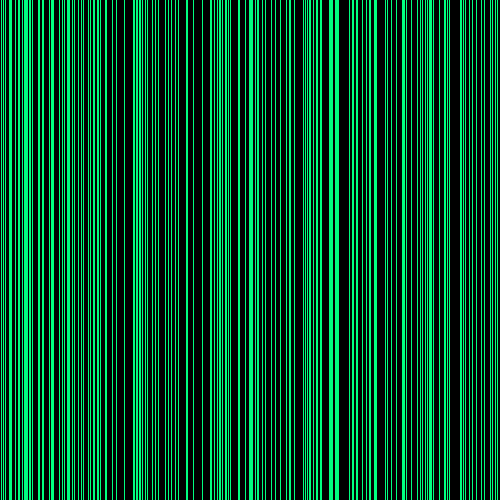
Frame 1 (no input)
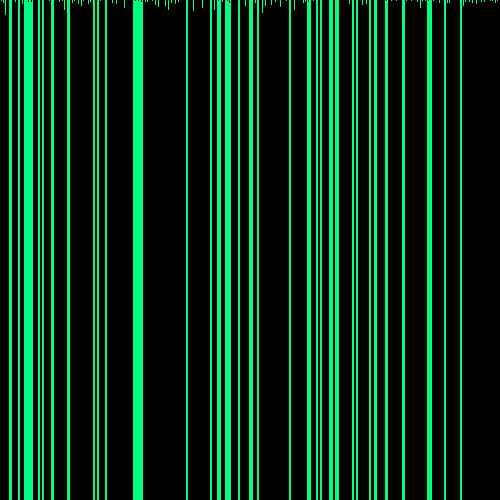
Frame 60 (the mouse pressed at the canvas centre just before this capture)
Frame 120 (the mouse held since frame 60 and released just before this capture): identical to frame 60, image omitted

The Processing sketch that drew these frames (run headless with seeded random() and noise(); from frame 60 on, the mouse is pressed at the canvas centre):

// Processing sketch: asynchronic1DsocialImp
// ── asynchronic1DsocialImp.pde
// "Voter model" <=> "Nearest Neighbors Social Impact"
// One-dimensional, asynchronous cellular automaton
///////////////////////////////////////////////////////////////
final int WorldSize=500;//How many cells do we want?
final int MCD=4;//Monte Carlo step divider
final int FR=300;//Expected speed of the simulation

int[] World=new int[WorldSize];//We create an array of the "world"

void singleInit()
{
  World[WorldSize/2]=1; //The seed of the automaton more or less in the middle
}

void densityInit(float Dens)
{
  for(int i=0;i<WorldSize;i++)
  if(random(1.0)<Dens)
    World[i]=1;
  else
    World[i]=0;
}

void setup()
{
  size(500,500);//The window is more vertical than horizontal
  frameRate(FR); //Expected speed of the simulation
  noSmooth(); //Antialiasing is unnecessary for cellular automata
  //Initialisation
  densityInit(0.33);
}

void Visualisation1()
{
  for(int i=0;i<WorldSize;i++)
  {                               
    if(World[i]>0) stroke(255,255,0);//Non-zero cells are yellow
    else           stroke(0,0,255);//Zero cells are blue
    point(i,t);//State of the 'i' cell of the automaton at time 't'
  }
}

void Visualisation2()
{
  for(int i=0;i<WorldSize;i++)
  {                               
    if(World[i]>0) stroke(0,255,128);//Non-zero cells are green
    else           stroke(0);//Zero cells are black
    line(i,t,i,height);//State of the 'i' cell of the automaton at time 't'
  }
}

int t=0;//Time counter, i.e. steps/generations/years
void draw()
{
  if(t>height) //Is it off screen?
    return;//We use "emergency exit" because there is nothing to draw 
 
  Visualisation2();
  
  //Monte Carlo or part of Monte Carlo step
  int N=WorldSize/MCD; //At MOST 1/MCD of the automaton cells changes its state in a time step
  for(int j=0;j<N;j++)
  {
       int i=int(random(WorldSize));//We need to truncate the fractional part
       
       //Calculation of neighbors' indices taking into account the "boundary conditions" 
       int right = (i+1) % WorldSize;//Wrapping in a circle using the remainder of division operator       
       int left  = (WorldSize+i-1) % WorldSize;//% operator works well only for positive numbers!
       int cou0  = 0;//counter of 0 state neighbors
       int cou1  = 0;//counter of 1 state neighbors
     
       if(World[left]==0) //Is the left neighbor not zero?
         cou0++;else cou1++;
           
       if(World[right]==0) //Is the right neighbor not zero?
         cou0++;else cou1++;
         
       if(World[i]==0) //What about me?
         cou0++;else cou1++;
       
       //The rule of this automaton - you assume a state 
       //more common in your vicinity
       if(cou0>cou1)
         World[i]=0;
       else //What about == ?
         World[i]=1;
   }
   
   t++;//The next generation/step/year
}

//https://github.com/borkowsk/bookProcessingEN/tree/main/07_1D_cellular/asynchronic
